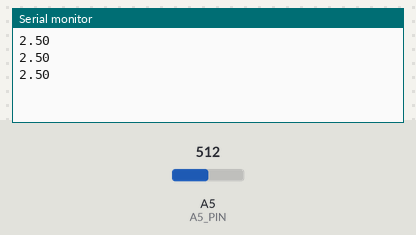
Bench run of a sketch on a simulated Arduino Uno, built with avr-gcc and run on an emulated ATmega328P. Parts: the last lines printed to the serial monitor. Inputs (shaded band) come from the test bench; at power-on: A5 (A5_PIN) = 512.

Above: at 1.3 s.
1.4 s: A5 (A5_PIN) set to 716
At 1.9 s:
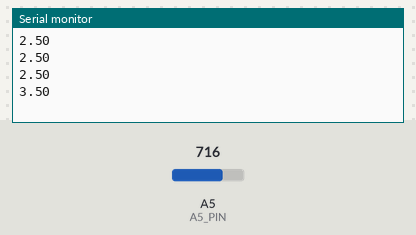
2.9 s: A5 (A5_PIN) set to 900
At 3.4 s:
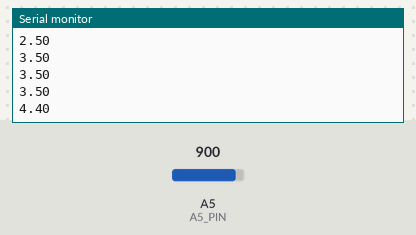
Timing chart, 0 to 5.9 s (numbered marks = the images above; inputs shaded):
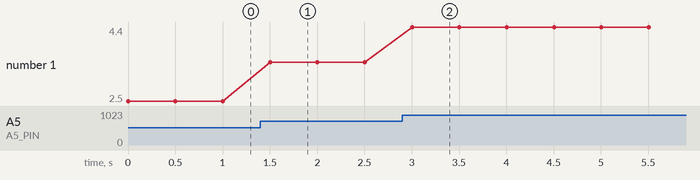

The sketch:

project_6_led_potentiometer.ino
```cpp
int A5_PIN = A5;
float calcVal;

void setup() {
  pinMode(A5_PIN, INPUT);
  Serial.begin(9600);
}

void loop() {
  calcVal = (5.0 / 1023) * (analogRead(A5_PIN));
  Serial.println(calcVal);
  delay(500);
}
```

Measured:
- after the input at 1.4 s, the serial monitor: prints a new line after 0.10 s (image 1)
- after the input at 2.9 s, the serial monitor: prints a new line after 0.10 s (image 2)
- plotted number 1: 2.5 → 3.5 after the input at 1.4 s, 3.5 → 4.4 after the input at 2.9 s
